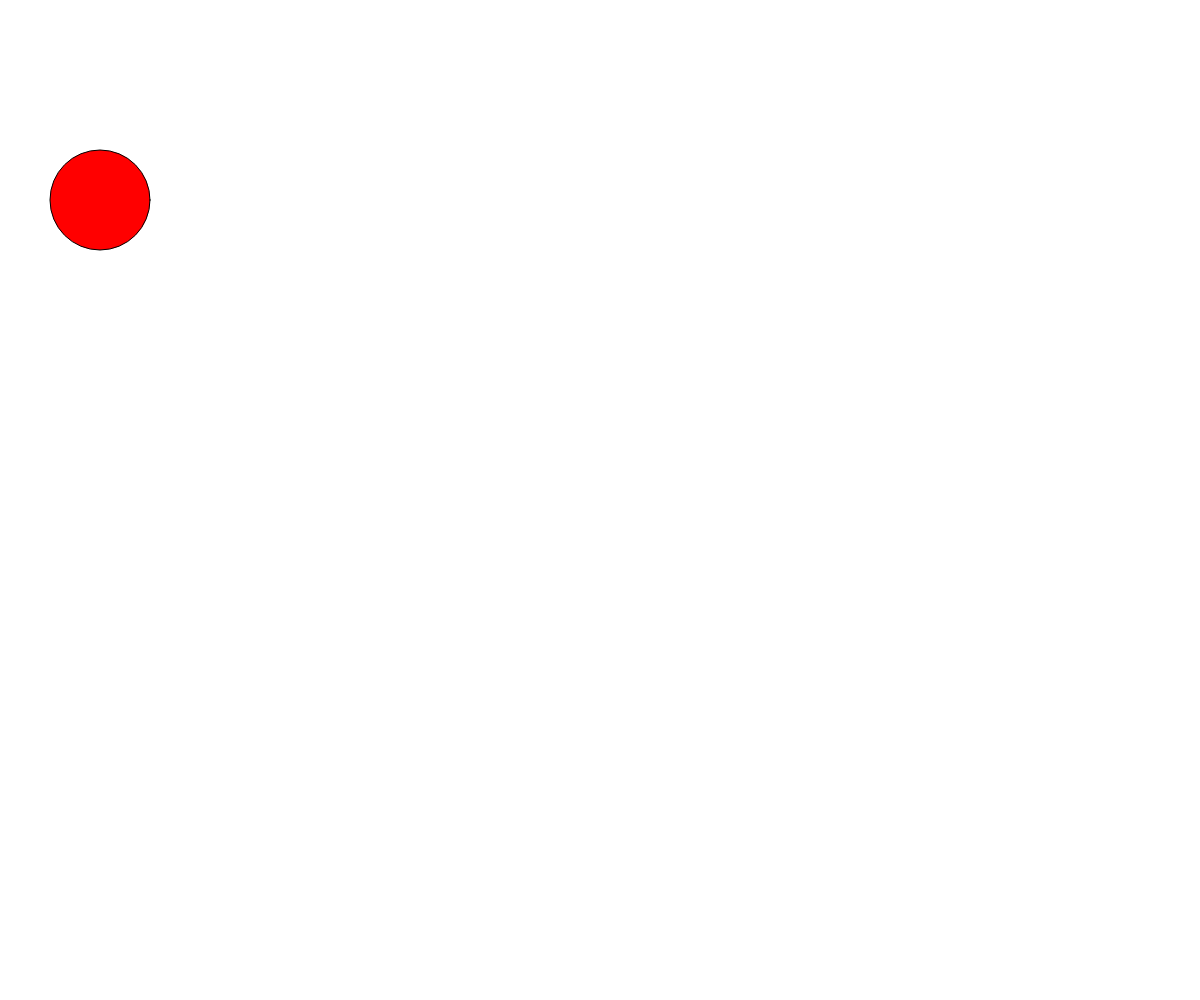
Frame 1 (no input)
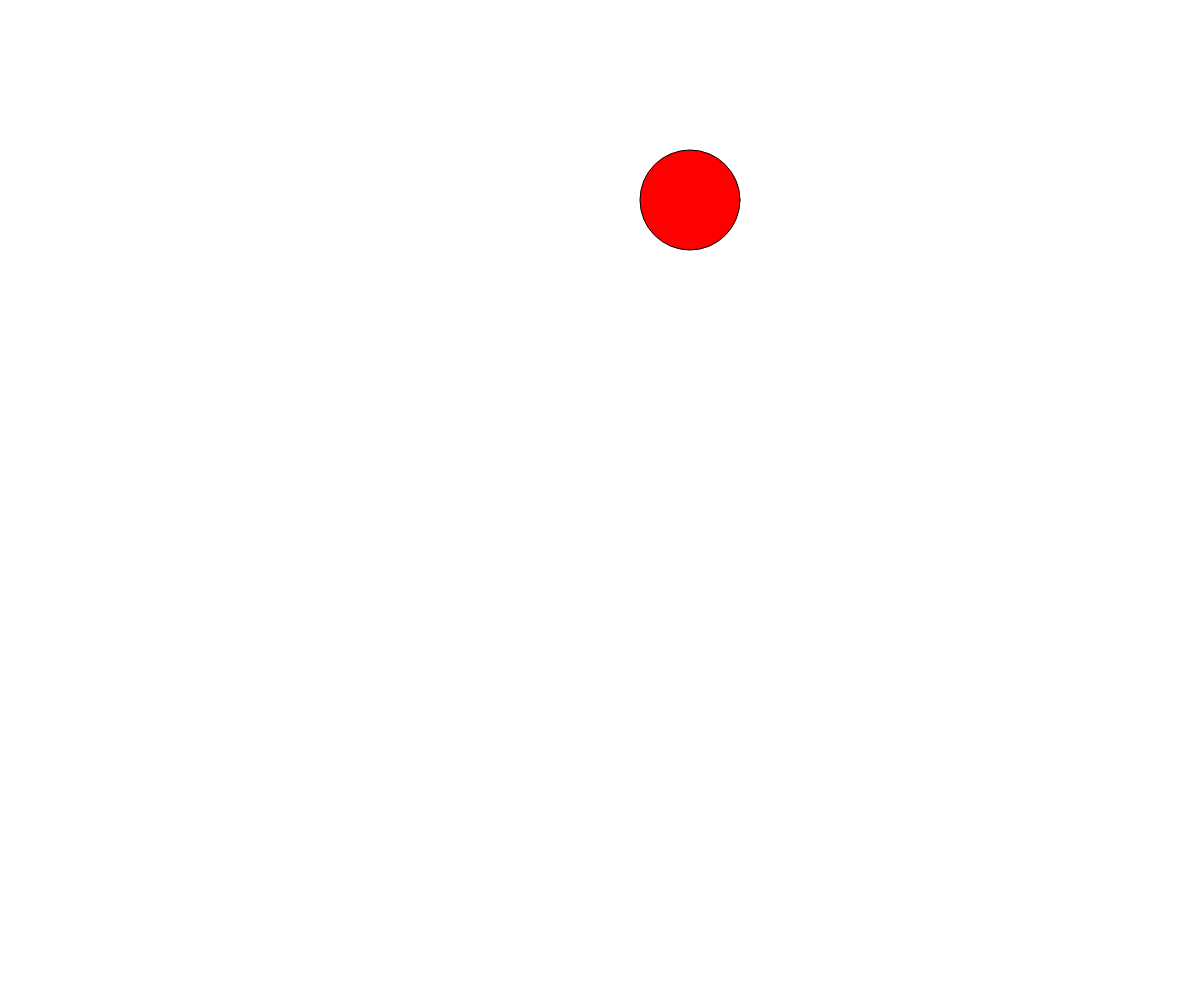
Frame 60 (no input)
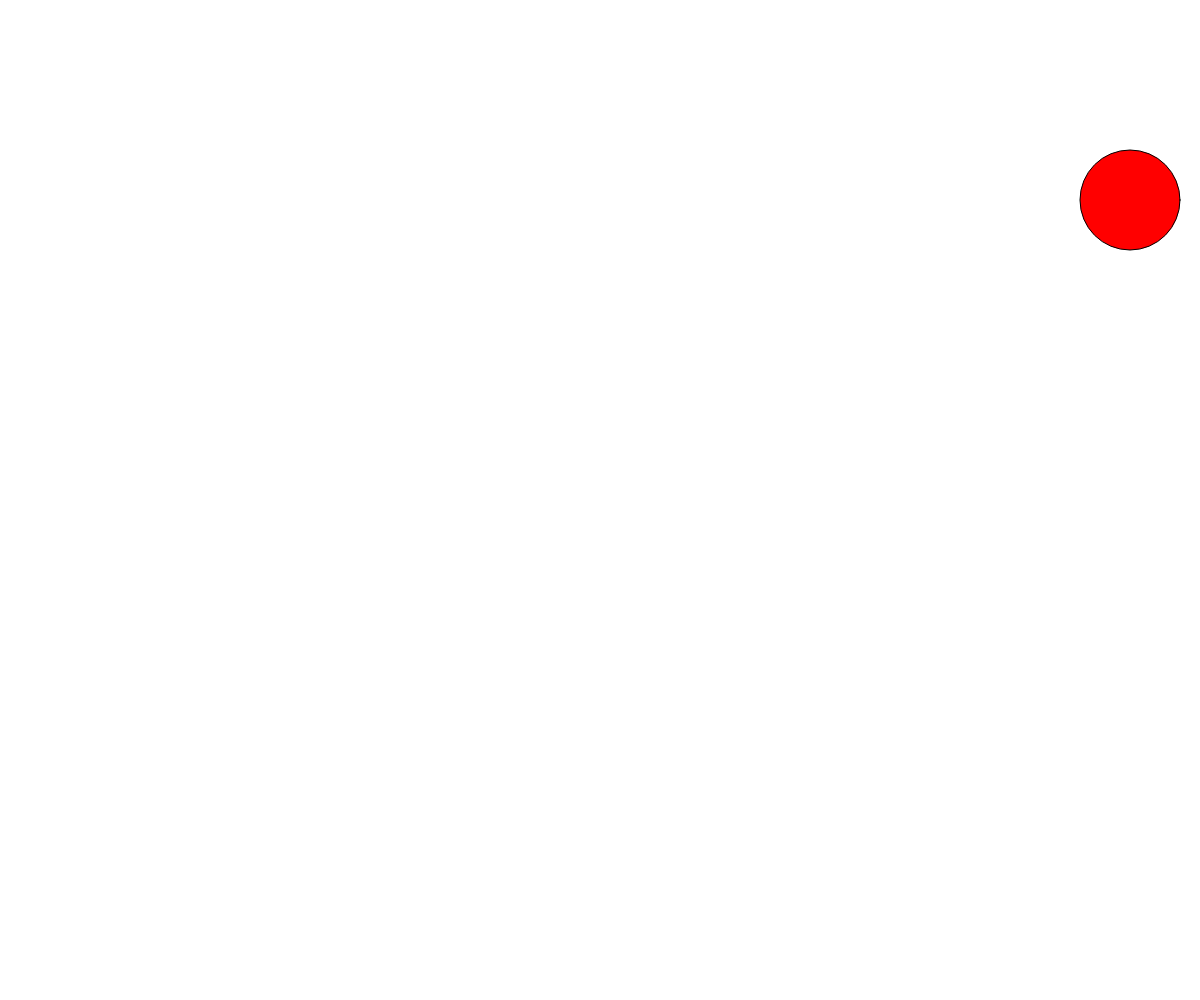
Frame 120 (the mouse pressed at the canvas centre since frame 60)

The p5.js sketch that drew these frames (run headless with seeded random() and noise() and a simulated clock; from frame 60 on, the mouse is pressed at the canvas centre):

// p5.js sketch
// ── sketch.js

console.log("hello server!!");

let x = 100;
let y = 200;
let speed = 10;
function setup() {
	createCanvas(windowWidth, windowHeight);
}

function draw() {
  background(255);
  fill(255, 0, 0);
  ellipse(x, y, 100, 100);
  x = x + speed;
  if (x > windowWidth || x < 0) {
    speed = speed * -1;
  }
}
